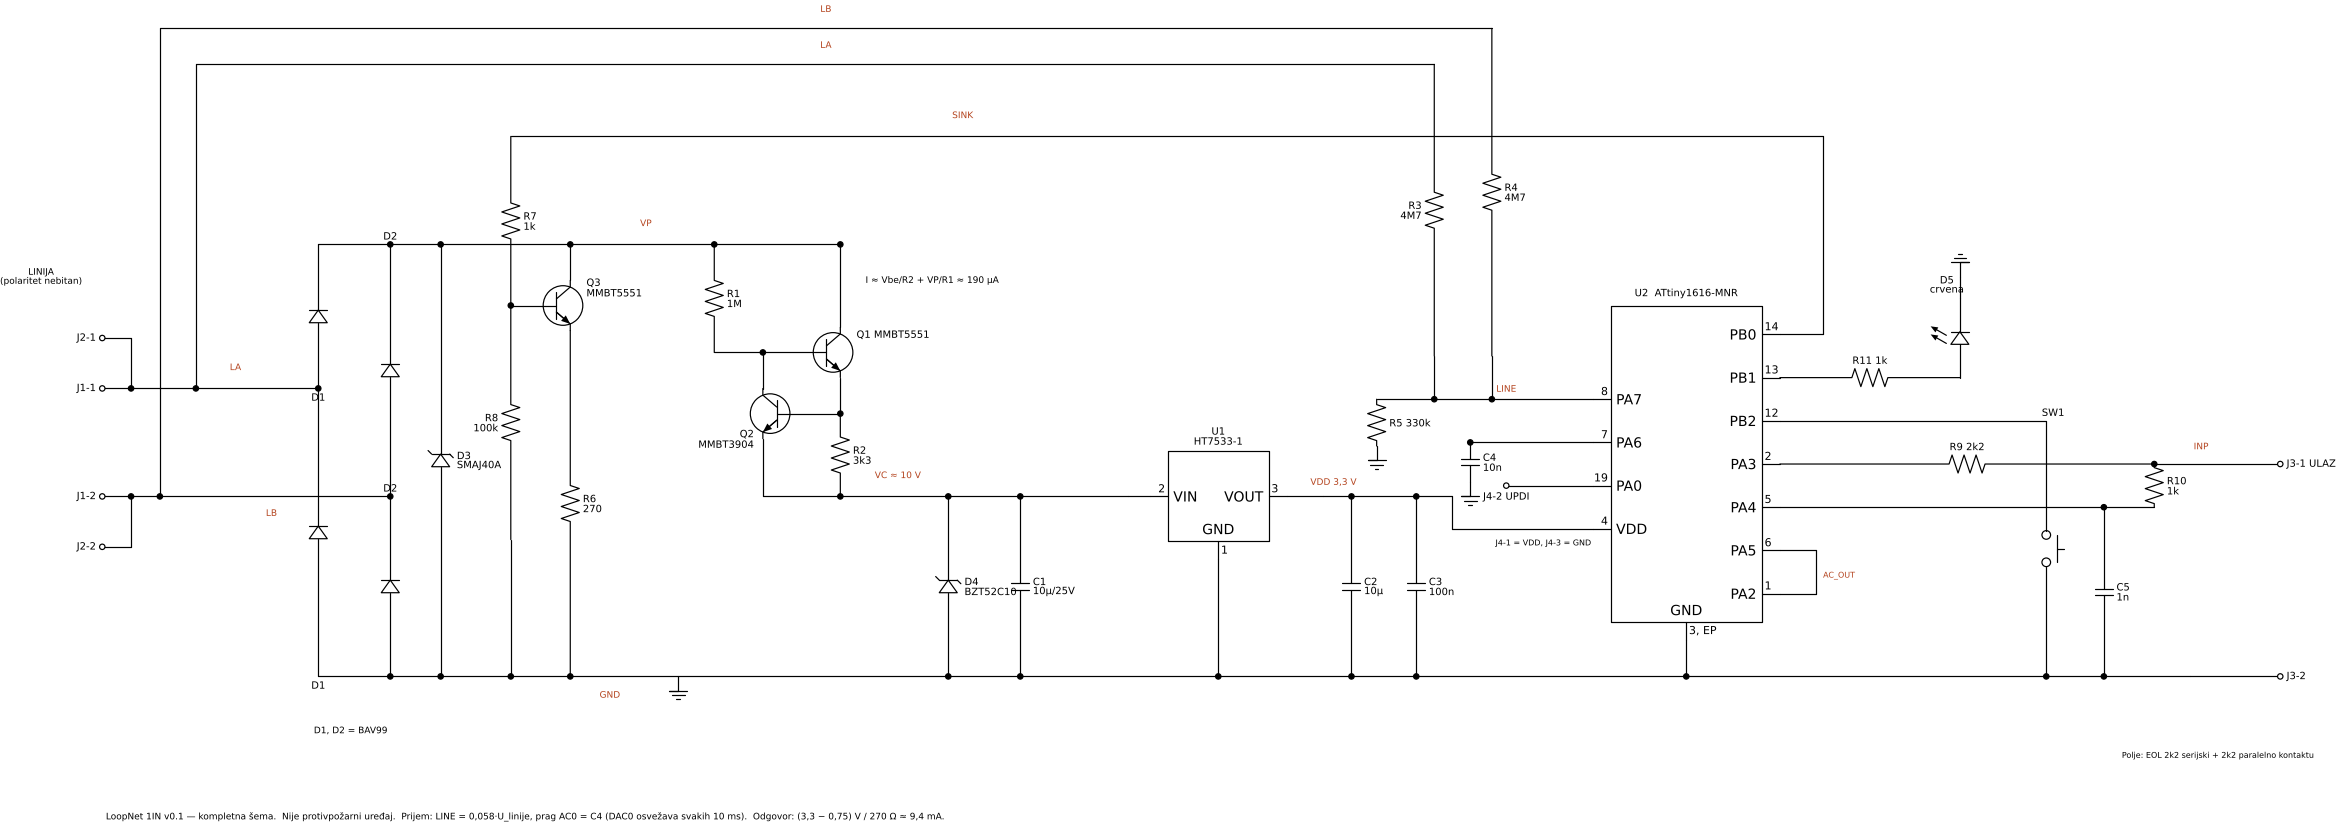

The script that drew this image:
"""Kompletna šema LoopNet 1IN v0.1 na jednom listu, svi elementi povezani žicama.
Pokretanje: python3 kompletna.py -> kompletna.svg, kompletna.png
Mreže i oznake su iste kao u ../pcb/make_pcb.py (izvor istine)."""
import schemdraw
import schemdraw.elements as elm

schemdraw.config(fontsize=10, lw=1.2, font='DejaVu Sans')
ACC = '#b4441f'


def crtaj(fname):
    with schemdraw.Drawing(file=fname, show=False) as d:
        d.config(unit=2)
        L = lambda a, b: d.add(elm.Line().at(a).to(b))
        dot = lambda p: d.add(elm.Dot().at(p))
        txt = lambda p, t, **k: d.add(elm.Label().at(p).label(t, **k))
        mreza = lambda p, t: d.add(elm.Label().at(p).label(t, color=ACC, fontsize=9))

        YG, YVP, YVC = 0.0, 12.0, 5.0          # GND sabirnica, VP sabirnica, VC/VDD nivo
        YLA, YLB = 8.0, 5.0                     # žice linije kod stezaljki
        YTA, YTB = 17.0, 18.0                   # LA/LB vod do delitelja prijema (iznad svega)

        # ---------------- stezaljke J1 (ulaz) i J2 (izlaz), prolazno
        d.add(elm.Dot(open=True).at((0, YLA)).label('J1-1', loc='left'))
        d.add(elm.Dot(open=True).at((0, YLB)).label('J1-2', loc='left'))
        d.add(elm.Dot(open=True).at((0, YLA + 1.4)).label('J2-1', loc='left'))
        d.add(elm.Dot(open=True).at((0, YLB - 1.4)).label('J2-2', loc='left'))
        L((0, YLA + 1.4), (0.8, YLA + 1.4)); L((0.8, YLA + 1.4), (0.8, YLA)); dot((0.8, YLA))
        L((0, YLB - 1.4), (0.8, YLB - 1.4)); L((0.8, YLB - 1.4), (0.8, YLB)); dot((0.8, YLB))
        txt((-1.6, YLA + 3.0), 'LINIJA\n(polaritet nebitan)', fontsize=9)
        xa, xb = 6.0, 8.0
        L((0, YLA), (xa, YLA)); L((0, YLB), (xb, YLB))
        mreza((3.6, YLA + 0.5), 'LA'); mreza((4.6, YLB - 0.55), 'LB')
        # most 2x BAV99
        d.add(elm.Diode().at((xa, YLA)).to((xa, YVP)).label('D1', loc='left'))
        d.add(elm.Diode().at((xa, YG)).to((xa, YLA)).label('D1', loc='left'))
        d.add(elm.Diode().at((xb, YLB)).to((xb, YVP)).label('D2', loc='right'))
        d.add(elm.Diode().at((xb, YG)).to((xb, YLB)).label('D2', loc='right'))
        dot((xa, YLA)); dot((xb, YLB))
        txt((7.0, -1.6), 'D1, D2 = BAV99', fontsize=9)
        # LA/LB gore, ka delitelju prijema
        L((2.6, YLA), (2.6, YTA)); dot((2.6, YLA))
        L((1.6, YLB), (1.6, YTB)); dot((1.6, YLB))

        # ---------------- sabirnice VP i GND
        xvp_end = 20.5
        L((xa, YVP), (xvp_end, YVP)); dot((xb, YVP))
        mreza((15.0, YVP + 0.5), 'VP')
        xg_end = 58.0
        L((xa, YG), (xg_end, YG)); dot((xb, YG))
        d.add(elm.Ground().at((16.0, YG)))
        mreza((14.0, YG - 0.6), 'GND')

        # TVS
        xt = 9.4
        d.add(elm.Zener().at((xt, YG)).to((xt, YVP)).label('D3\nSMAJ40A', loc='bottom'))
        dot((xt, YVP)); dot((xt, YG))

        # ---------------- izvor konstantne struje
        xr1, xq1 = 17.0, 20.5
        d.add(elm.Resistor().at((xr1, YVP)).to((xr1, 9.0)).label('R1\n1M', loc='bottom')); dot((xr1, YVP))
        q1 = d.add(elm.BjtNpn(circle=True).right().anchor('base').at((xq1 - 0.75, 9.0)).label('Q1 MMBT5551', loc='right', ofst=(0.1, 0.5)))
        L((xr1, 9.0), q1.base)
        L(q1.collector, (q1.collector[0], YVP)); dot((q1.collector[0], YVP))
        QE = (q1.emitter[0], 7.3)
        L(q1.emitter, QE); dot(QE)
        d.add(elm.Resistor().at(QE).to((QE[0], YVC)).label('R2\n3k3', loc='bottom'))
        VC = (QE[0], YVC); dot(VC)
        q2 = d.add(elm.BjtNpn(circle=True).left().flip().anchor('base').at((QE[0] - 1.4, QE[1])).label('Q2\nMMBT3904', loc='left', ofst=(-0.1, -0.7)))
        L(q2.base, QE)
        L(q2.collector, (q2.collector[0], 9.0)); dot((q2.collector[0], 9.0))
        L(q2.emitter, (q2.emitter[0], YVC)); L((q2.emitter[0], YVC), VC)
        txt((q1.collector[0] + 0.6, 10.9), 'I ≈ Vbe/R2 + VP/R1 ≈ 190 µA', fontsize=9, halign='left')

        # VC: Zener, C1, LDO
        xz, xc1, xu = 23.5, 25.5, 28.5
        L(VC, (xu, YVC))
        mreza((22.0, YVC + 0.5), 'VC ≈ 10 V')
        d.add(elm.Zener().at((xz, YG)).to((xz, YVC)).label('D4\nBZT52C10', loc='bottom')); dot((xz, YVC)); dot((xz, YG))
        d.add(elm.Capacitor().at((xc1, YVC)).to((xc1, YG)).label('C1\n10µ/25V', loc='bottom')); dot((xc1, YVC)); dot((xc1, YG))
        u1 = d.add(elm.Ic(pins=[elm.IcPin(name='VIN', pin='2', side='left'), elm.IcPin(name='VOUT', pin='3', side='right'),
                                elm.IcPin(name='GND', pin='1', side='bottom')],
                          edgepadW=0.8, edgepadH=0.5, label='U1\nHT7533-1', lblloc='top', lblofst=0.15)
                   .right().anchor('VIN').at((xu + 0.6, YVC)))
        L((xu, YVC), u1.VIN)
        L(u1.GND, (u1.GND[0], YG)); dot((u1.GND[0], YG))
        xvdd = u1.VOUT[0] + 1.0
        L(u1.VOUT, (xvdd, YVC))
        # C2, C3 na VDD
        xc2, xc3 = xvdd + 0.8, xvdd + 2.6
        L((xvdd, YVC), (xc3, YVC))
        d.add(elm.Capacitor().at((xc2, YVC)).to((xc2, YG)).label('C2\n10µ', loc='bottom')); dot((xc2, YVC)); dot((xc2, YG))
        d.add(elm.Capacitor().at((xc3, YVC)).to((xc3, YG)).label('C3\n100n', loc='bottom')); dot((xc3, YG))
        mreza((xc2 - 0.6, YVC + 0.5), 'VDD 3,3 V')

        # ---------------- odgovor 10 mA (Q3 na kraju VP sabirnice)
        xq3 = 13.0
        q3 = d.add(elm.BjtNpn(circle=True).right().anchor('collector').at((xq3, YVP - 1.0)).label('Q3\nMMBT5551', loc='right', ofst=(0.1, 0.5)))
        L((xq3, YVP), q3.collector); dot((xq3, YVP))
        d.add(elm.Resistor().at(q3.emitter).to((q3.emitter[0], YG)).label('R6\n270', loc='bottom')); dot((q3.emitter[0], YG))
        QSB = (q3.base[0] - 0.9, q3.base[1])
        L(q3.base, QSB); dot(QSB)
        d.add(elm.Resistor().at(QSB).to((QSB[0], YG + 3.8)).label('R8\n100k', loc='top'))
        L((QSB[0], YG + 3.8), (QSB[0], YG)); dot((QSB[0], YG))

        # ---------------- MCU
        R = [('PB0', '14'), ('PB1', '13'), ('PB2', '12'), ('PA3', '2'), ('PA4', '5'), ('PA5', '6'), ('PA2', '1')]
        Lp = [('PA7', '8'), ('PA6', '7'), ('PA0', '19'), ('VDD', '4')]
        pins = [elm.IcPin(name=n, pin=p, side='right', slot='%d/%d' % (len(R) - i, len(R))) for i, (n, p) in enumerate(R)]
        pins += [elm.IcPin(name=n, pin=p, side='left', slot='%d/%d' % (len(Lp) - i, len(Lp))) for i, (n, p) in enumerate(Lp)]
        pins += [elm.IcPin(name='GND', pin='3, EP', side='bottom')]
        u2 = d.add(elm.Ic(pins=pins, edgepadW=2.2, edgepadH=0.8, pinspacing=1.2,
                          label='U2  ATtiny1616-MNR', lblloc='top', lblofst=0.2).right().anchor('GND').at((44.0, YG + 1.0)))
        L(u2.GND, (u2.GND[0], YG)); dot((u2.GND[0], YG))
        # VDD u MCU
        L((xc3, YVC), (xc3 + 1.0, YVC)); dot((xc3, YVC))
        L((xc3 + 1.0, YVC), (xc3 + 1.0, u2.VDD[1])); L((xc3 + 1.0, u2.VDD[1]), u2.VDD)
        # baza Q3 <- R7 <- PB0 (iznad VP sabirnice)
        d.add(elm.Resistor().at(QSB).to((QSB[0], YVP + 3.0)).label('R7\n1k', loc='bottom'))
        L((QSB[0], YVP + 3.0), (u2.PB0[0] + 1.2, YVP + 3.0))
        L(u2.PB0, (u2.PB0[0] + 1.2, u2.PB0[1])); L((u2.PB0[0] + 1.2, u2.PB0[1]), (u2.PB0[0] + 1.2, YVP + 3.0))
        mreza((24.0, YVP + 3.5), 'SINK')

        # prijem: R3 (LA), R4 (LB) -> LINE -> PA7, R5 na GND; C4 na PA6
        xr3, xr4 = 37.0, 38.6
        L((2.6, YTA), (xr3, YTA)); L((1.6, YTB), (xr4, YTB))
        mreza((20.0, YTA + 0.45), 'LA'); mreza((20.0, YTB + 0.45), 'LB')
        yline = u2.PA7[1]
        d.add(elm.Resistor().at((xr3, YTA)).to((xr3, yline + 1.2)).label('R3\n4M7', loc='top'))
        d.add(elm.Resistor().at((xr4, YTB)).to((xr4, yline + 1.2)).label('R4\n4M7', loc='bottom'))
        L((xr3, yline + 1.2), (xr3, yline)); L((xr4, yline + 1.2), (xr4, yline))
        L((xr3, yline), u2.PA7); dot((xr4, yline))
        xr5 = xr3 - 1.6
        L((xr5, yline), (xr3, yline)); dot((xr3, yline))
        d.add(elm.Resistor().at((xr5, yline)).to((xr5, yline - 1.3)).label('R5 330k', loc='bottom'))
        d.add(elm.Ground().at((xr5, yline - 1.3)))
        mreza((xr4 + 0.3, yline + 0.4), 'LINE')
        xc4 = u2.PA0[0] - 3.4
        L(u2.PA6, (xc4, u2.PA6[1])); dot((xc4, u2.PA6[1]))
        d.add(elm.Capacitor().at((xc4, u2.PA6[1])).to((xc4, u2.PA6[1] - 1.1)).label('C4\n10n', loc='bottom'))
        d.add(elm.Ground().at((xc4, u2.PA6[1] - 1.1)))
        # R5 do GND: kroz levo, preko VDD nivoa ne prelazi (ide do VC visine pa na GND)
        # UPDI J4
        xj = u2.PA0[0] - 2.4
        L(u2.PA0, (xj, u2.PA0[1])); d.add(elm.Dot(open=True).at((xj, u2.PA0[1])).label('J4-2 UPDI', loc='bottom'))
        txt((xj - 0.2, u2.PA0[1] - 1.5), 'J4-1 = VDD, J4-3 = GND', fontsize=8, halign='left')

        # PA5 (AC0 OUT) -> PA2 (asinhroni prekid)
        xa5 = u2.PA5[0] + 1.0
        L(u2.PA5, (xa5, u2.PA5[1])); L((xa5, u2.PA5[1]), (xa5, u2.PA2[1])); L((xa5, u2.PA2[1]), u2.PA2)
        txt((xa5 + 0.3, (u2.PA5[1] + u2.PA2[1]) / 2), 'AC_OUT', fontsize=8, halign='left', color=ACC)

        # LED (PB1)
        xl = u2.PB1[0] + 3.0
        d.add(elm.Resistor().at(u2.PB1).to((xl + 2.0, u2.PB1[1])).label('R11 1k', loc='top'))
        d.add(elm.LED().at((xl + 2.0, u2.PB1[1])).to((xl + 2.0, u2.PB1[1] + 2.2)).label('D5\ncrvena', loc='right'))
        L((xl + 2.0, u2.PB1[1] + 2.2), (xl + 2.0, u2.PB1[1] + 2.8))
        d.add(elm.Ground().at((xl + 2.0, u2.PB1[1] + 2.8)).theta(180))
        # taster (PB2)
        xs = xl + 4.4
        L(u2.PB2, (xs, u2.PB2[1]))
        d.add(elm.Button().at((xs, u2.PB2[1])).to((xs, YG)).label('SW1', loc='right')); dot((xs, YG))
        # ulaz EOL: PA3 -> R9 -> INP -> J3-1; INP -> R10 -> PA4 (C5 na GND)
        xin = xs + 3.0
        d.add(elm.Resistor().at(u2.PA3).to((xin, u2.PA3[1])).label('R9 2k2', loc='top'))
        INP = (xin, u2.PA3[1]); dot(INP)
        L(INP, (xin + 3.5, INP[1])); d.add(elm.Dot(open=True).at((xin + 3.5, INP[1])).label('J3-1 ULAZ', loc='right'))
        mreza((xin + 1.2, INP[1] + 0.4), 'INP')
        d.add(elm.Resistor().at(INP).to((xin, u2.PA4[1] - 0.0)).label('R10\n1k', loc='bottom'))
        L((xin, u2.PA4[1]), u2.PA4)
        dot((xin - 1.4, u2.PA4[1]))
        d.add(elm.Capacitor().at((xin - 1.4, u2.PA4[1])).to((xin - 1.4, YG)).label('C5\n1n', loc='bottom'))
        dot((xin - 1.4, YG))
        d.add(elm.Dot(open=True).at((xin + 3.5, YG)).label('J3-2', loc='right'))
        L((xg_end, YG), (xin + 3.5, YG))
        txt((xin - 1.0, -2.3), 'Polje: EOL 2k2 serijski + 2k2 paralelno kontaktu', fontsize=8, halign='left')

        txt((0, -4.0), 'LoopNet 1IN v0.1 — kompletna šema.  Nije protivpožarni uređaj.  '
                       'Prijem: LINE = 0,058·U_linije, prag AC0 = C4 (DAC0 osvežava svakih 10 ms).  '
                       'Odgovor: (3,3 − 0,75) V / 270 Ω ≈ 9,4 mA.', fontsize=9, halign='left')


if __name__ == '__main__':
    schemdraw.use('svg'); crtaj('kompletna.svg')
    schemdraw.use('matplotlib'); crtaj('kompletna.png')
